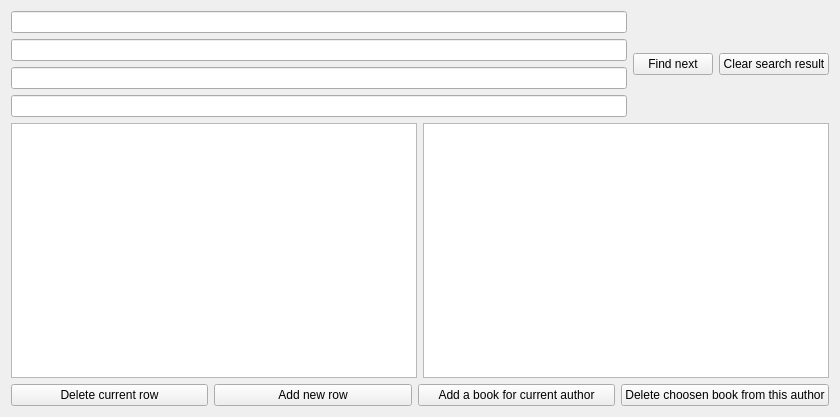
<?xml version="1.0" encoding="UTF-8"?>
<ui version="4.0">
 <class>Authors</class>
 <widget class="QWidget" name="Authors">
  <property name="geometry">
   <rect>
    <x>0</x>
    <y>0</y>
    <width>840</width>
    <height>417</height>
   </rect>
  </property>
  <property name="windowTitle">
   <string>Form</string>
  </property>
  <layout class="QVBoxLayout" name="verticalLayout_2">
   <item>
    <layout class="QHBoxLayout" name="horizontalLayout">
     <item>
      <layout class="QVBoxLayout" name="verticalLayout">
       <item>
        <widget class="QLineEdit" name="lineEditSearch_sn">
         <property name="text">
          <string/>
         </property>
        </widget>
       </item>
       <item>
        <widget class="QLineEdit" name="lineEditSearch_fn">
         <property name="text">
          <string/>
         </property>
        </widget>
       </item>
       <item>
        <widget class="QLineEdit" name="lineEditSearch_fan">
         <property name="text">
          <string/>
         </property>
        </widget>
       </item>
       <item>
        <widget class="QLineEdit" name="lineEditSearch_year">
         <property name="text">
          <string/>
         </property>
        </widget>
       </item>
      </layout>
     </item>
     <item>
      <widget class="QPushButton" name="pushButtonSearch">
       <property name="text">
        <string>Find next</string>
       </property>
      </widget>
     </item>
     <item>
      <widget class="QPushButton" name="pushButton_clearSearchResult">
       <property name="text">
        <string>Clear search result</string>
       </property>
      </widget>
     </item>
    </layout>
   </item>
   <item>
    <layout class="QHBoxLayout" name="horizontalLayout_2">
     <item>
      <widget class="QTableView" name="tableView"/>
     </item>
     <item>
      <widget class="QTableView" name="tableBooksView">
       <attribute name="horizontalHeaderStretchLastSection">
        <bool>true</bool>
       </attribute>
      </widget>
     </item>
    </layout>
   </item>
   <item>
    <layout class="QHBoxLayout" name="horizontalLayout_3">
     <item>
      <widget class="QPushButton" name="delButton">
       <property name="text">
        <string>Delete current row</string>
       </property>
      </widget>
     </item>
     <item>
      <widget class="QPushButton" name="addButton">
       <property name="text">
        <string>Add new row</string>
       </property>
      </widget>
     </item>
     <item>
      <widget class="QPushButton" name="addBookButton">
       <property name="text">
        <string>Add a book for current author</string>
       </property>
      </widget>
     </item>
     <item>
      <widget class="QPushButton" name="delBookButton">
       <property name="text">
        <string>Delete choosen book from this author</string>
       </property>
      </widget>
     </item>
    </layout>
   </item>
  </layout>
 </widget>
 <resources/>
 <connections>
  <connection>
   <sender>lineEditSearch_sn</sender>
   <signal>textChanged(QString)</signal>
   <receiver>pushButton_clearSearchResult</receiver>
   <slot>click()</slot>
   <hints>
    <hint type="sourcelabel">
     <x>105</x>
     <y>19</y>
    </hint>
    <hint type="destinationlabel">
     <x>789</x>
     <y>52</y>
    </hint>
   </hints>
  </connection>
  <connection>
   <sender>lineEditSearch_fn</sender>
   <signal>textChanged(QString)</signal>
   <receiver>pushButton_clearSearchResult</receiver>
   <slot>click()</slot>
   <hints>
    <hint type="sourcelabel">
     <x>599</x>
     <y>36</y>
    </hint>
    <hint type="destinationlabel">
     <x>714</x>
     <y>51</y>
    </hint>
   </hints>
  </connection>
  <connection>
   <sender>lineEditSearch_fan</sender>
   <signal>textChanged(QString)</signal>
   <receiver>pushButton_clearSearchResult</receiver>
   <slot>click()</slot>
   <hints>
    <hint type="sourcelabel">
     <x>615</x>
     <y>71</y>
    </hint>
    <hint type="destinationlabel">
     <x>735</x>
     <y>64</y>
    </hint>
   </hints>
  </connection>
  <connection>
   <sender>lineEditSearch_year</sender>
   <signal>textChanged(QString)</signal>
   <receiver>pushButton_clearSearchResult</receiver>
   <slot>click()</slot>
   <hints>
    <hint type="sourcelabel">
     <x>596</x>
     <y>95</y>
    </hint>
    <hint type="destinationlabel">
     <x>787</x>
     <y>61</y>
    </hint>
   </hints>
  </connection>
 </connections>
</ui>
